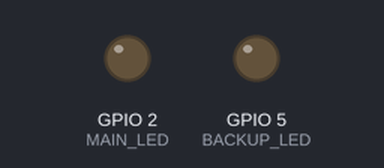
This sketch was run on a simulated ESP32. Shown: output pins drawn as LEDs (lit = HIGH). WiFi joins after 1.5 s; servers stay silent unless stated; no MQTT or app messages arrive unless stated.

Above: at 0.1 s.
At 1.6 s:
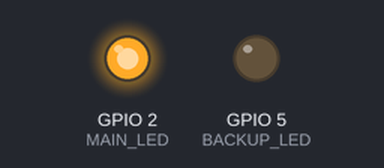
Timing chart, 0 to 3.1 s (numbered marks = the images above):
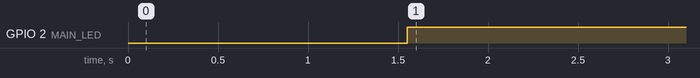

The sketch:

esp32_digital_twin.ino
```cpp
#include <WiFi.h>
#include <PubSubClient.h>

const char* ssid = "YOUR_WIFI";
const char* password = "YOUR_PASSWORD";
const char* mqtt_server = "broker.hivemq.com";

WiFiClient espClient;
PubSubClient client(espClient);

#define MAIN_LED 2
#define BACKUP_LED 5

void setup() {
  pinMode(MAIN_LED, OUTPUT);
  pinMode(BACKUP_LED, OUTPUT);
  WiFi.begin(ssid, password);
  while (WiFi.status() != WL_CONNECTED) delay(500);
  client.setServer(mqtt_server, 1883);
}

void loop() {
  if (!client.connected()) client.connect("esp32_dt");
  client.loop();
  digitalWrite(MAIN_LED, HIGH);
  client.publish("esp32/main_led", "ON");
  delay(3000);
}
```

Measured:
- by itself, GPIO 2 (MAIN_LED): LOW → HIGH at 1.6 s
